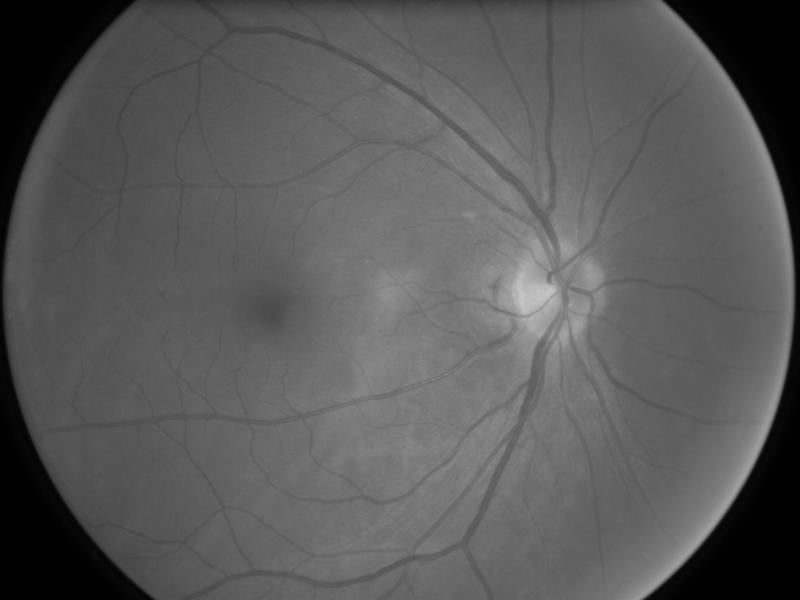
%> input picture HW1/EyeBall.png, 800 x 600 px
$ octave Q_2b.m   (GNU Octave 9; MATLAB toolbox functions it lacks are replaced by stand-ins)
%> lines starting %> are read from the running program, lines starting %| are printed output that depends on the picture
v1= [124 127 128 130 132 132 129 129];
v2= [125 123 125 125 128 131 130 130];
v3= [129 127 123 124 125 126 128 128];
v4= [129 127 124 121 122 122 126 126];
v5= [131 129 126 122 119 119 121 124];
v6= [128 127 127 124 121 118 118 117];

v=[v1;v2;v3;v4;v5;v6];

mask1 = v==117;
v(mask1) = 5;

mask1 = v==118;
v(mask1) = 16;

mask1 = v==119;
v(mask1) = 27;

mask1 = v==120;
v(mask1) = 27;

mask1 = v==121;
v(mask1) = 43;

mask1 = v==122;
v(mask1) = 58;

mask1 = v==123;
v(mask1) = 69;

mask1 = v==124;
v(mask1) = 96;

mask1 = v==125;
v(mask1) = 117;

mask1 = v==126;
v(mask1) = 138;

mask1 = v==127;
v(mask1) = 165;

mask1 = v==128;
v(mask1) = 191;

mask1 = v==129;
v(mask1) = 218;

mask1 = v==130;
v(mask1) = 234;

mask1 = v==131;
v(mask1) = 244;

mask1 = v==132;
v(mask1) = 245;


sum(sum(v==132))

O= imread('EyeBall.png');
%> O is the input picture: size 600x800 uint8; min 0, max 200, mean 89.4
imshow(O)
imhist(O)
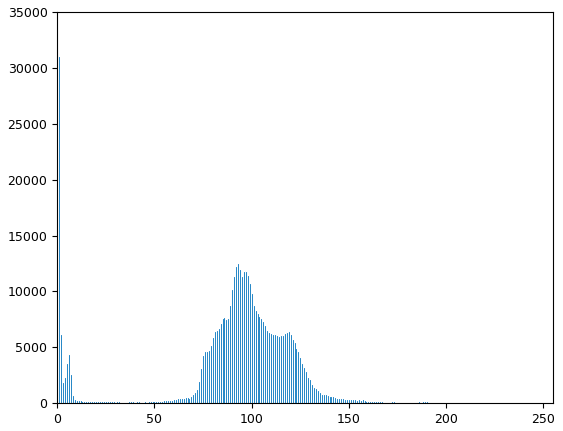
%> figure redrawn from the program's plot data; highest point at x = 1, y = 30938
H= histeq(O);
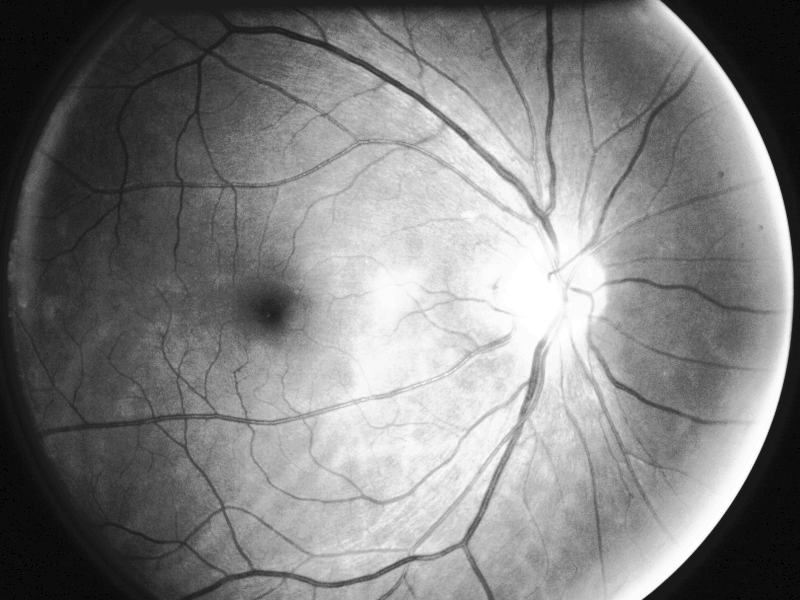
%> H: size 600x800 uint8; min 0, max 255, mean 127.9
imshow(H);
imhist(H);
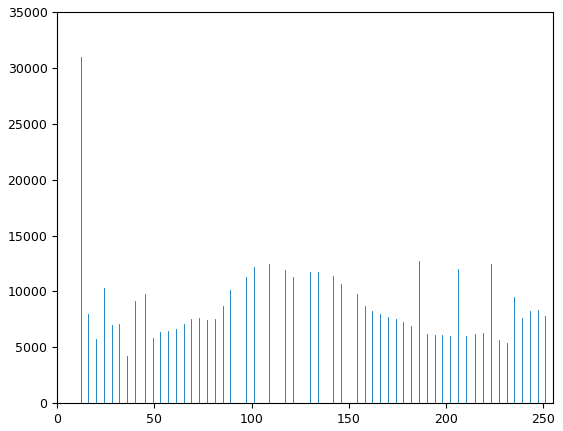
%> figure redrawn from the program's plot data; highest point at x = 12, y = 30938

$ run again, with HW1/nut_and_shell.png copied over HW1/EyeBall.png
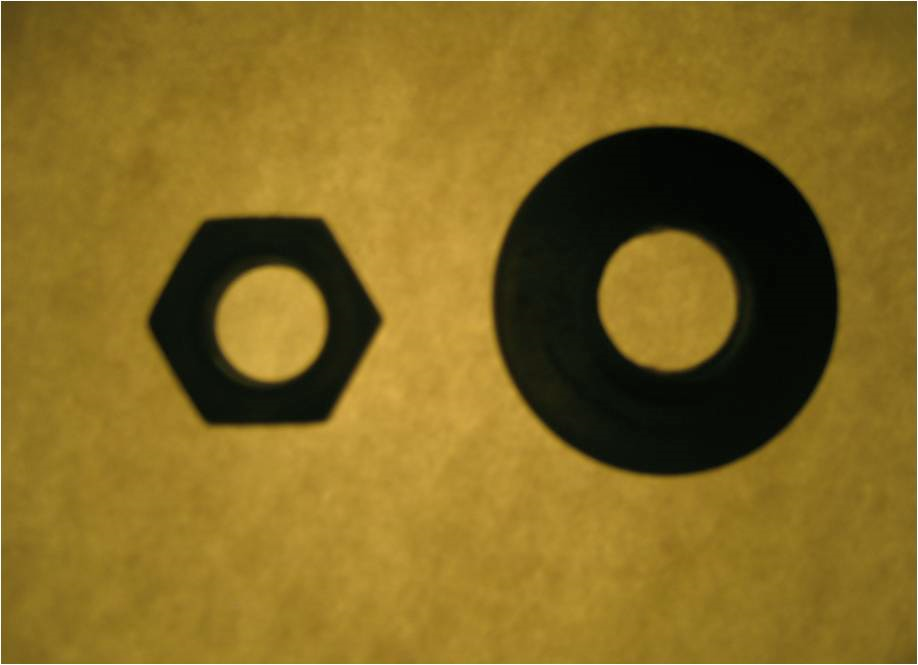
%> input picture HW1/nut_and_shell.png, 918 x 665 px
%> O is the input picture: size 665x918x3 uint8; mean R, G, B 131.8, 106, 34.8
%> `H= histeq(O);`:
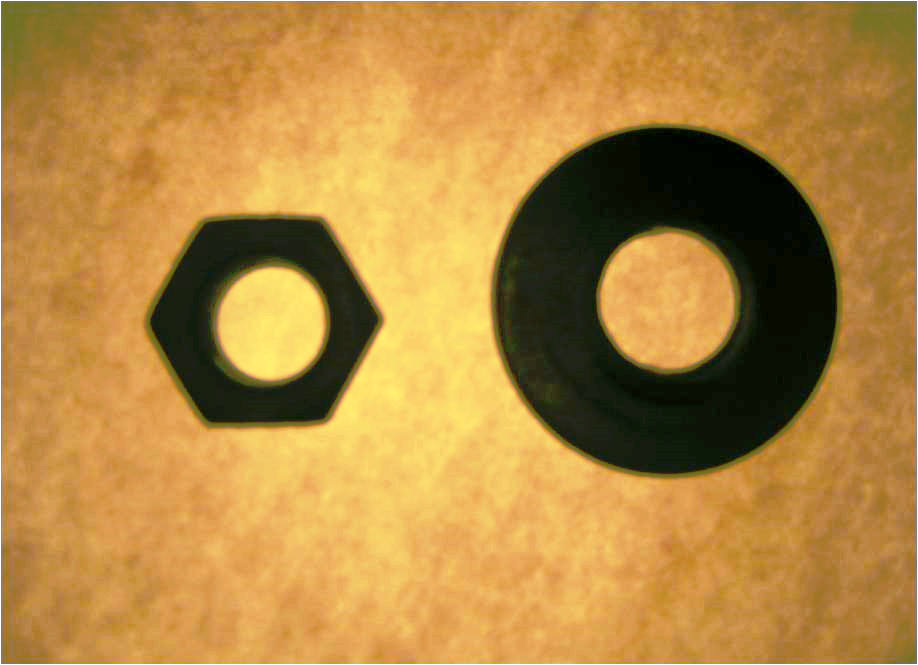
%> H: size 665x918x3 uint8; mean R, G, B 178.5, 135.5, 65.9
%> `imhist(H);`:
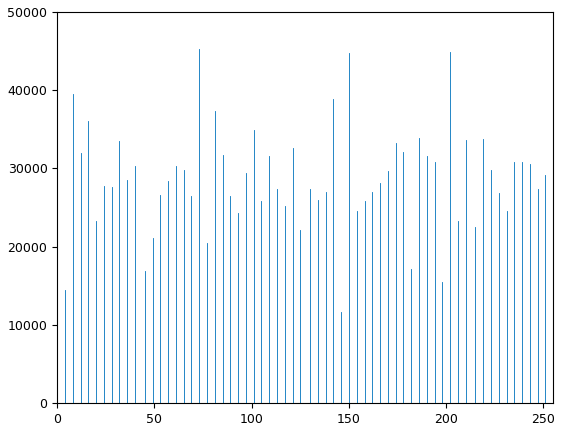
%> figure redrawn from the program's plot data; highest point at x = 73, y = 45221
